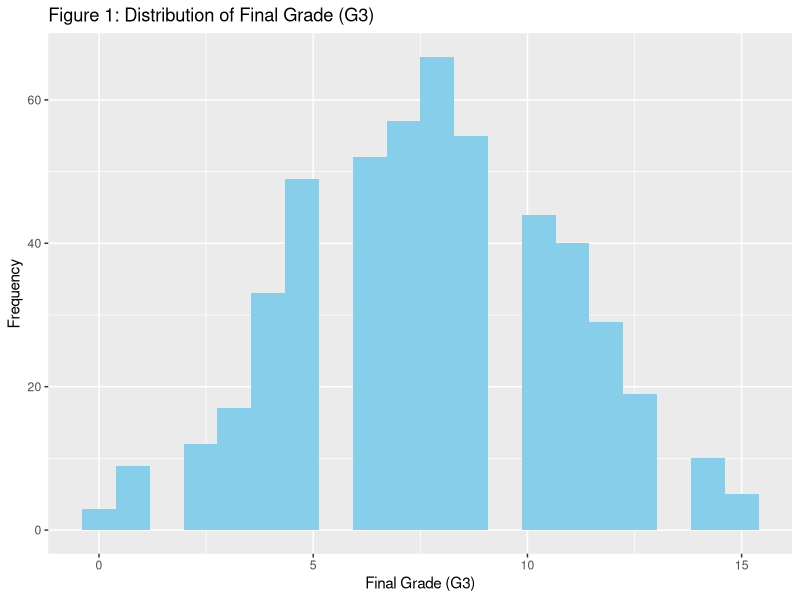
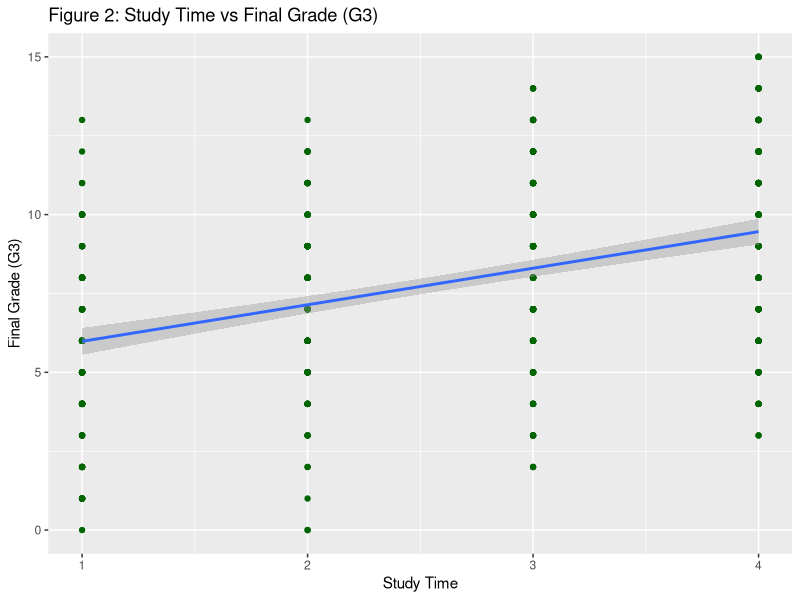
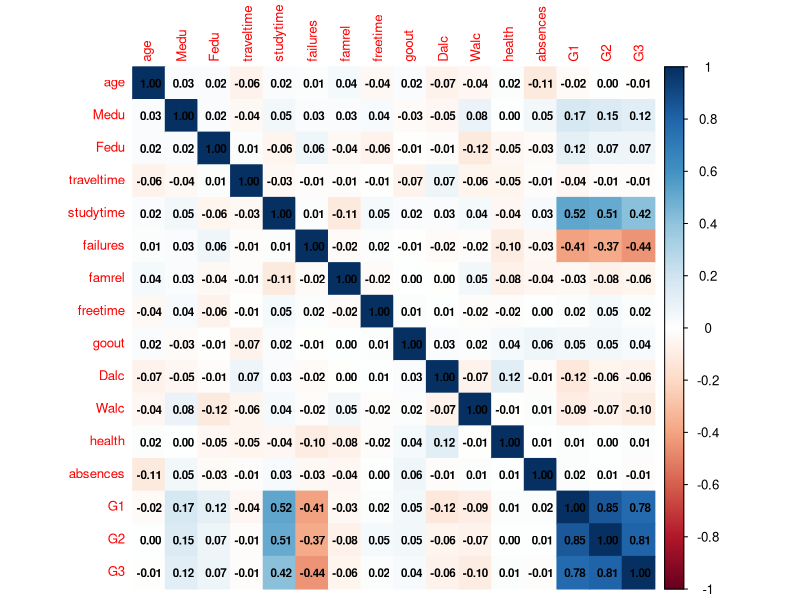
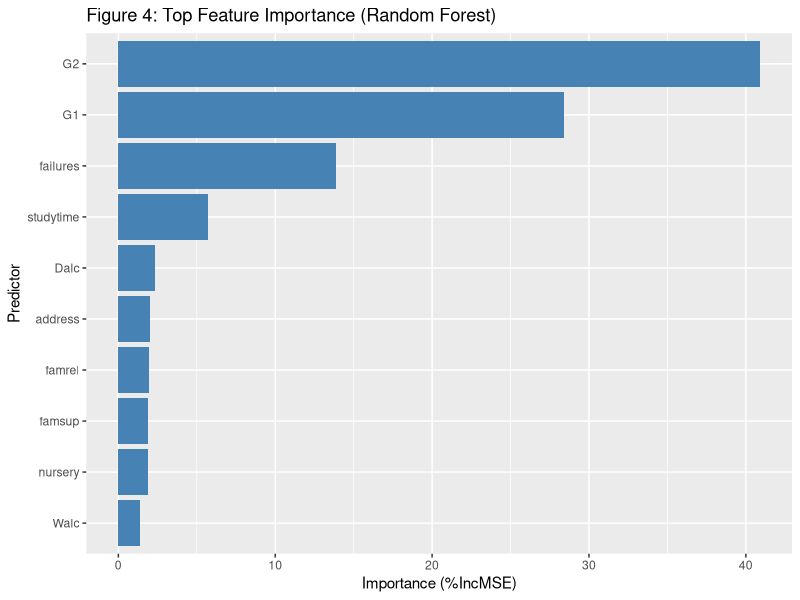

Reproduce these figures in R, in order.
# Student Performance Analysis & Prediction (R)

library(tidyverse)
library(corrplot)
library(caret)
library(randomForest)

# Step 1) Data Collection - Loading dataset
student_data <- read.csv("student_performance_tp01.csv")

cat("Loaded dataset successfully.\n")
cat("Rows:", nrow(student_data), "Columns:", ncol(student_data), "\n\n")

# Step 2) Data Preprocessing
cat("Missing values per column:\n")
print(colSums(is.na(student_data)))

# Converting character columns to factors
student_data <- student_data %>%
  mutate(across(where(is.character), as.factor))

# Creating output folder
if (!dir.exists("outputs")) dir.create("outputs")

# Step 3) EDA Figure 1 (Histogram of G3)
p1 <- ggplot(student_data, aes(x = G3)) +
  geom_histogram(bins = 20, fill = "skyblue") +
  labs(
    title = "Figure 1: Distribution of Final Grade (G3)",
    x = "Final Grade (G3)",
    y = "Frequency"
  )

ggsave("outputs/Figure1_G3_Distribution.png", plot = p1, width = 6, height = 4, dpi = 300)

# Step 4) EDA Figure 2 (Studytime vs G3)
if ("studytime" %in% names(student_data)) {
  p2 <- ggplot(student_data, aes(x = studytime, y = G3)) +
    geom_point(color = "darkgreen") +
    geom_smooth(method = "lm", se = TRUE) +
    labs(
      title = "Figure 2: Study Time vs Final Grade (G3)",
      x = "Study Time",
      y = "Final Grade (G3)"
    )
  
  ggsave("outputs/Figure2_Studytime_vs_G3.png", plot = p2, width = 6, height = 4, dpi = 300)
} else {
  cat("Note: 'studytime' column not found, Figure 2 not created.\n")
}

# Step 5) Correlation Analysis (Square Heatmap)

numeric_vars <- student_data %>% select(where(is.numeric))

if (ncol(numeric_vars) >= 2) {
  cor_matrix <- cor(numeric_vars, use = "complete.obs")
  
  png("outputs/Figure3_Correlation_Heatmap.png", width = 1200, height = 900, res = 150)
  
  corrplot(
    cor_matrix,
    method = "color",
    type = "full",      
    addCoef.col = "black",
    tl.cex = 0.8,
    number.cex = 0.7
  )
  
  dev.off()
} else {
  cat("Not enough numeric columns.\n")
}
# Step 6) Train/Test Split
set.seed(123)
train_index <- createDataPartition(student_data$G3, p = 0.80, list = FALSE)
train_set <- student_data[train_index, ]
test_set  <- student_data[-train_index, ]

cat("\nTrain rows:", nrow(train_set), "Test rows:", nrow(test_set), "\n")

# Step 7) Model 1: Linear Regression
linear_model <- lm(G3 ~ ., data = train_set)
lm_out <- summary(linear_model)

pred_linear <- predict(linear_model, newdata = test_set)
rmse_linear <- RMSE(pred_linear, test_set$G3)
r2_linear   <- R2(pred_linear, test_set$G3)

sink("outputs/LinearRegression_Summary.txt")
cat("LINEAR REGRESSION SUMMARY\n")
cat("=========================\n\n")
print(lm_out)
cat("\nTest RMSE:", rmse_linear, "\n")
cat("Test R2:", r2_linear, "\n")
sink()

# Step 8) Model 2: Random Forest
set.seed(123)
rf_model <- randomForest(G3 ~ ., data = train_set, importance = TRUE)

pred_rf <- predict(rf_model, newdata = test_set)
rmse_rf <- RMSE(pred_rf, test_set$G3)
r2_rf   <- R2(pred_rf, test_set$G3)

sink("outputs/RandomForest_Summary.txt")
cat("RANDOM FOREST SUMMARY\n")
cat("=====================\n\n")
print(rf_model)
cat("\nTest RMSE:", rmse_rf, "\n")
cat("Test R2:", r2_rf, "\n")
sink()

# Step 9) Feature Importance 
imp_raw <- importance(rf_model)

if ("%IncMSE" %in% colnames(imp_raw)) {
  imp_df <- data.frame(
    Feature = rownames(imp_raw),
    Importance = imp_raw[, "%IncMSE"],
    stringsAsFactors = FALSE
  )
  y_label_name <- "Importance (%IncMSE)"
} else {
  imp_df <- data.frame(
    Feature = rownames(imp_raw),
    Importance = imp_raw[, "IncNodePurity"],
    stringsAsFactors = FALSE
  )
  y_label_name <- "Importance (IncNodePurity)"
}

imp_df_clean <- imp_df %>%
  arrange(desc(Importance))

top_n <- 10
imp_top <- imp_df_clean %>% slice_head(n = top_n)

p_clean <- ggplot(imp_top, aes(x = reorder(Feature, Importance), y = Importance)) +
  geom_bar(stat = "identity", fill = "steelblue") +
  coord_flip() +
  labs(
    title = "Figure 4: Top Feature Importance (Random Forest)",
    x = "Predictor",
    y = y_label_name
  )

ggsave("outputs/Figure4_RF_Feature_Importance_CLEAN.png",
       plot = p_clean, width = 7, height = 5, dpi = 300)

# Step 10) Table: Model Comparison
results_table <- data.frame(
  Model = c("Linear Regression", "Random Forest"),
  RMSE  = c(rmse_linear, rmse_rf),
  R2    = c(r2_linear, r2_rf)
)

write.csv(results_table, "outputs/Table1_Model_Comparison.csv", row.names = FALSE)

cat("\nModel comparison (saved to outputs/Table1_Model_Comparison.csv):\n")
print(results_table)

cat("Check outputs/ for:\n")
cat("- Figure1_G3_Distribution.png\n")
cat("- Figure2_Studytime_vs_G3.png\n")
cat("- Figure3_Correlation_Heatmap.png  (WITH numbers)\n")
cat("- Figure4_RF_Feature_Importance_CLEAN.png\n")
cat("- LinearRegression_Summary.txt\n")
cat("- RandomForest_Summary.txt\n")
cat("- Table1_Model_Comparison.csv\n")
